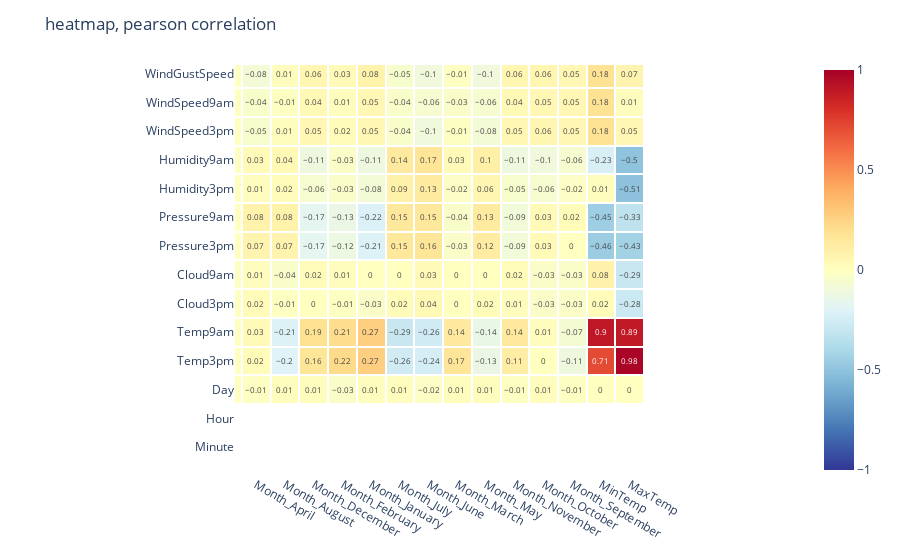

The cell this chart's notebook holds for it:
### Markdown cell above
##### Correlation, angle (B)
- onehot encoded columns
- zoom in to see data vis

### Code cell
fig, corr = heatmap_allfeatures_pearson(rain_ml, height=700, colors="RdYlBu_r")
fig

### Figure 1 — Plotly figure (JSON) as saved in the notebook; plotly's stock layout.template omitted (floating-point values rounded to 4 significant figures; data arrays with more than 128 entries replaced by an {"elided": "..."} marker saying what was removed)
{"data": [{"coloraxis": "coloraxis", "hovertemplate": "x: %{x}<br>y: %{y}<br>color: %{z}<extra></extra>", "name": "0", "texttemplate": "%{z}", "type": "heatmap", "x": {"elided": "144 str values"}, "xaxis": "x", "xgap": 2, "y": {"elided": "144 str values"}, "yaxis": "y", "ygap": 2, "z": {"elided": "144x144 float values"}}], "layout": {"autosize": true, "coloraxis": {"cmax": 1, "cmin": -1, "colorscale": [[0, "rgb(49,54,149)"], [0.1, "rgb(69,117,180)"], [0.2, "rgb(116,173,209)"], [0.3, "rgb(171,217,233)"], [0.4, "rgb(224,243,248)"], [0.5, "rgb(255,255,191)"], [0.6, "rgb(254,224,144)"], [0.7, "rgb(253,174,97)"], [0.8, "rgb(244,109,67)"], [0.9, "rgb(215,48,39)"], [1, "rgb(165,0,38)"]]}, "margin": {"t": 60}, "title": {"text": "heatmap, pearson correlation"}, "xaxis": {"anchor": "y", "autorange": false, "constrain": "domain", "domain": [0.2152, 0.7848], "range": [112.3, 126.5], "scaleanchor": "y", "showgrid": false, "type": "category", "zeroline": false}, "yaxis": {"anchor": "x", "autorange": false, "constrain": "domain", "domain": [0, 1], "range": [144.0, 129.7], "showgrid": false, "type": "category", "zeroline": false}}}
